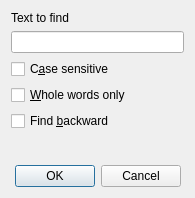
<?xml version="1.0" encoding="UTF-8"?>
<ui version="4.0">
 <class>DialogFind</class>
 <widget class="QDialog" name="DialogFind">
  <property name="geometry">
   <rect>
    <x>0</x>
    <y>0</y>
    <width>195</width>
    <height>198</height>
   </rect>
  </property>
  <property name="windowTitle">
   <string>Find text</string>
  </property>
  <layout class="QVBoxLayout" name="verticalLayout">
   <item>
    <widget class="QLabel" name="label">
     <property name="text">
      <string>Text to find</string>
     </property>
    </widget>
   </item>
   <item>
    <widget class="QLineEdit" name="editText"/>
   </item>
   <item>
    <widget class="QCheckBox" name="checkCaseSensitive">
     <property name="text">
      <string>C&amp;ase sensitive</string>
     </property>
    </widget>
   </item>
   <item>
    <widget class="QCheckBox" name="checkWholeWords">
     <property name="text">
      <string>&amp;Whole words only</string>
     </property>
    </widget>
   </item>
   <item>
    <widget class="QCheckBox" name="checkFindBackward">
     <property name="text">
      <string>Find &amp;backward</string>
     </property>
    </widget>
   </item>
   <item>
    <spacer name="verticalSpacer">
     <property name="orientation">
      <enum>Qt::Vertical</enum>
     </property>
     <property name="sizeHint" stdset="0">
      <size>
       <width>20</width>
       <height>5</height>
      </size>
     </property>
    </spacer>
   </item>
   <item>
    <widget class="QDialogButtonBox" name="buttonBox">
     <property name="orientation">
      <enum>Qt::Horizontal</enum>
     </property>
     <property name="standardButtons">
      <set>QDialogButtonBox::Cancel|QDialogButtonBox::Ok</set>
     </property>
     <property name="centerButtons">
      <bool>true</bool>
     </property>
    </widget>
   </item>
  </layout>
 </widget>
 <tabstops>
  <tabstop>checkCaseSensitive</tabstop>
  <tabstop>checkWholeWords</tabstop>
  <tabstop>checkFindBackward</tabstop>
  <tabstop>buttonBox</tabstop>
 </tabstops>
 <resources/>
 <connections>
  <connection>
   <sender>buttonBox</sender>
   <signal>accepted()</signal>
   <receiver>DialogFind</receiver>
   <slot>accept()</slot>
   <hints>
    <hint type="sourcelabel">
     <x>248</x>
     <y>254</y>
    </hint>
    <hint type="destinationlabel">
     <x>157</x>
     <y>274</y>
    </hint>
   </hints>
  </connection>
  <connection>
   <sender>buttonBox</sender>
   <signal>rejected()</signal>
   <receiver>DialogFind</receiver>
   <slot>reject()</slot>
   <hints>
    <hint type="sourcelabel">
     <x>316</x>
     <y>260</y>
    </hint>
    <hint type="destinationlabel">
     <x>286</x>
     <y>274</y>
    </hint>
   </hints>
  </connection>
 </connections>
</ui>
